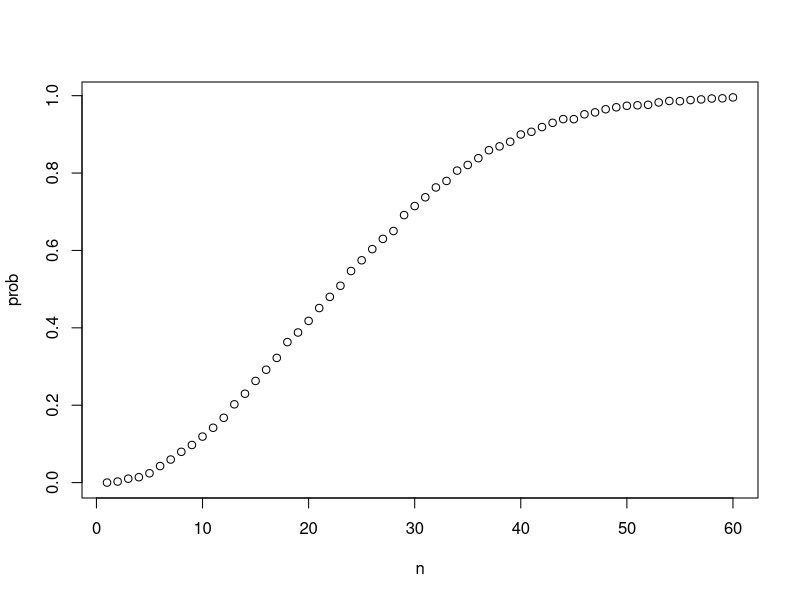
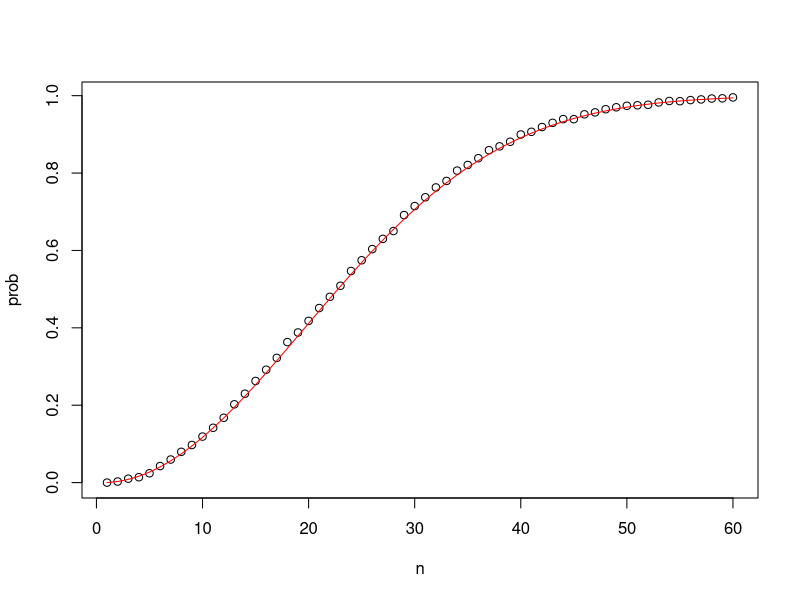
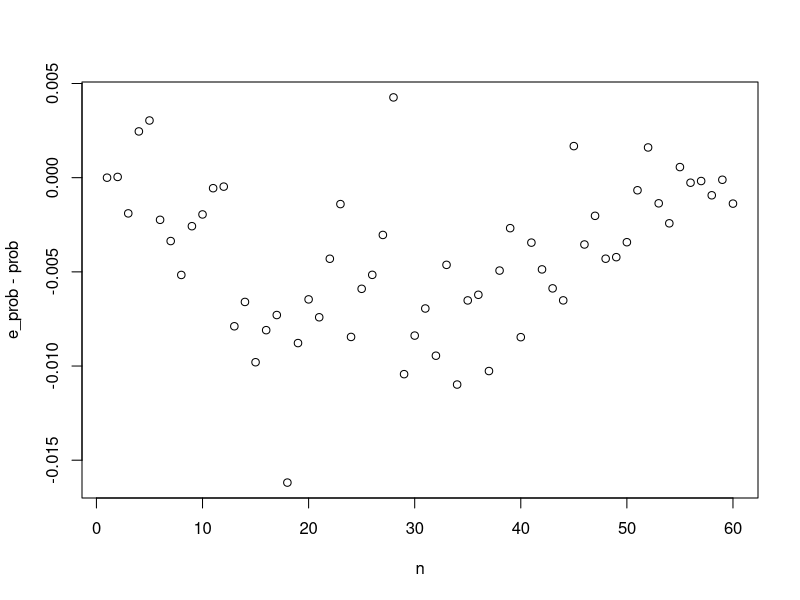
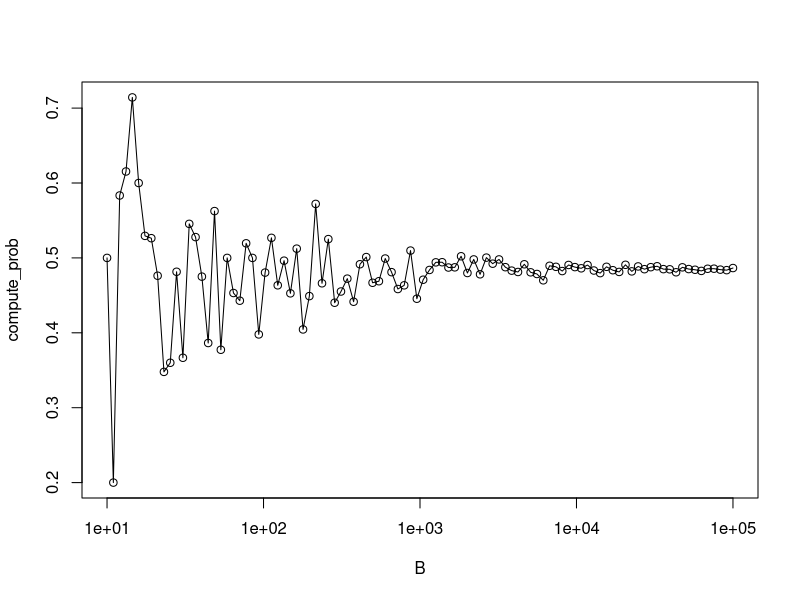

Recreate these plots in R, in order.
## Monte Carlo Simulations

B <- 100000
beads <- c("red", "red", "blue", "blue", "blue")
events <- replicate(B, sample(beads,1))

tab <- table(events)
tab

# Combinations and Permutations - Deck of cards
# Define suits, cards, values
suits <- c("Diamonds", "Clubs", "Hearts", "Spades")
cards <- c("Ace", "Deuce", "Three", "Four","Five", "Six", "Seven", "Eight", "Nine", "Ten", "Jack", "Queen", "King")
values <- c(0, 2:9, rep(10, 4))
totalNumOfDecks <- 1

# Build deck, replicated proper number of times
deck <- expand.grid(cards=cards, suits=suits)
#deck$value <- values
#deck <- deck[rep(seq(nrow(deck)), totalNumOfDecks),]
deck <- paste(deck$cards, deck$suits)
deck

kings <- expand.grid(cards = "King", suits=suits)
kings <- paste(kings$cards, kings$suits)
kings

mean(deck %in% kings)


# Permutations
library(gtools)
permutations(5,2)

# Example Phone numbers
all_phone_numbers <- permutations(10, 7, 0:9)
n <- nrow(all_phone_numbers)
index <- sample(n,5)
all_phone_numbers[index,]

# Permutations w deck
hands <- permutations(52, 2, deck)
hands

# Two kings
first_card <- hands[,1]
second_card <- hands[,2]

mean(first_card %in% kings & second_card %in% kings) / mean(first_card %in% kings)

# Combinations
aces <- paste("Ace", suits)

facecard <- c("King", "Queen", "Jack", "Ten")
facecard <- expand.grid(number = facecard, suit = suits)
facecard <- paste(facecard$number, facecard$suit)
facecard

hands <- combinations(52, 2, v = deck)
hands

mean(hands[,1] %in% aces & hands[,2] %in% facecard)

# Birthday Problem, sapply
n <- 50
bdays <- sample(1:365, n, replace = TRUE)
any(duplicated(bdays))

# Loops
n <- seq(1, 60)
compute_prob <- 
  function(n, B=10000){
    results <- replicate(B, {
      bdays <- sample(1:356, n, replace=TRUE)
      any(duplicated((bdays)))
    })
  mean(results)
  }

prob <- sapply(n, compute_prob)
plot(n,prob)

exact_prob <- function(n){
  prob_unique <- seq(365, 365-n+1)/365
  1 - prod(prob_unique)
}

e_prob <- sapply(n, exact_prob)
plot(n,prob)
lines(n, e_prob, col="red")
plot(n, e_prob - prob)
mean(e_prob - prob)

# Accuracy of Monte Carlo
B <- 10^seq(1, 5, len = 100)
compute_prob <- sapply(n=22, B, compute_prob)
plot(B, compute_prob, log = "x")
lines(B, compute_prob)

# Addition rule - Monte Hall
B <- 10000
stick <- replicate(B, {
  doors <- as.character(1:3)
  prize <- sample(c("car", "goat", "goat"))
  prize_door <- doors[prize == "car"]
  my_pick <- sample(doors, 1)
  show <- sample(doors[!doors %in% c(my_pick, prize_door)],1)
  stick <- my_pick
  switch <- doors[!doors%in%c(my_pick, show)]
  switch == prize_door
})

mean(stick)

